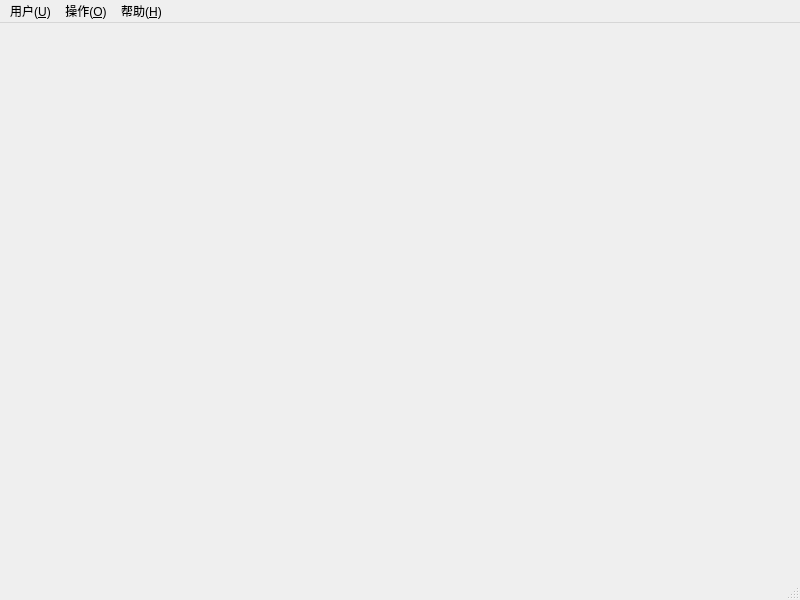
<?xml version="1.0" encoding="UTF-8"?>
<ui version="4.0">
 <class>MainWindow</class>
 <widget class="QMainWindow" name="MainWindow">
  <property name="geometry">
   <rect>
    <x>0</x>
    <y>0</y>
    <width>800</width>
    <height>600</height>
   </rect>
  </property>
  <property name="windowTitle">
   <string>MainWindow</string>
  </property>
  <widget class="QWidget" name="centralwidget"/>
  <widget class="QMenuBar" name="menubar">
   <property name="geometry">
    <rect>
     <x>0</x>
     <y>0</y>
     <width>800</width>
     <height>17</height>
    </rect>
   </property>
   <widget class="QMenu" name="menu_H">
    <property name="title">
     <string>帮助(&amp;H)</string>
    </property>
    <addaction name="action_w"/>
   </widget>
   <widget class="QMenu" name="menu_O">
    <property name="title">
     <string>操作(&amp;O)</string>
    </property>
    <addaction name="action_X"/>
   </widget>
   <widget class="QMenu" name="menu_U">
    <property name="title">
     <string>用户(&amp;U)</string>
    </property>
    <addaction name="action_S"/>
    <addaction name="action_E"/>
   </widget>
   <addaction name="menu_U"/>
   <addaction name="menu_O"/>
   <addaction name="menu_H"/>
  </widget>
  <widget class="QStatusBar" name="statusbar"/>
  <action name="action_X">
   <property name="text">
    <string>退出(&amp;X)</string>
   </property>
   <property name="toolTip">
    <string>退出(&amp;X)</string>
   </property>
   <property name="shortcut">
    <string>Ctrl+X</string>
   </property>
  </action>
  <action name="action_S">
   <property name="text">
    <string>切换账户(&amp;S)</string>
   </property>
   <property name="toolTip">
    <string>Switch(&amp;S)</string>
   </property>
   <property name="shortcut">
    <string>Ctrl+Shift+S</string>
   </property>
  </action>
  <action name="action_E">
   <property name="text">
    <string>注销(&amp;O)</string>
   </property>
   <property name="toolTip">
    <string>LogOut(&amp;O)</string>
   </property>
   <property name="shortcut">
    <string>Ctrl+Shift+O</string>
   </property>
  </action>
  <action name="action_w">
   <property name="text">
    <string>用户说明(&amp;W)</string>
   </property>
   <property name="toolTip">
    <string>HelpDocument(&amp;W)</string>
   </property>
  </action>
 </widget>
 <resources/>
 <connections/>
</ui>
